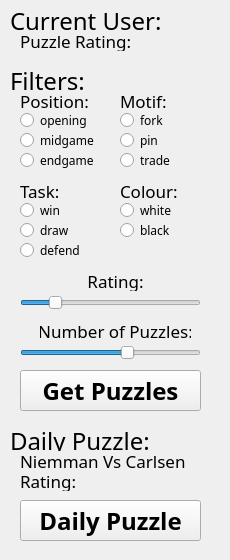
<?xml version="1.0" encoding="UTF-8"?>
<ui version="4.0">
 <class>Form</class>
 <widget class="QWidget" name="Form">
  <property name="geometry">
   <rect>
    <x>0</x>
    <y>0</y>
    <width>230</width>
    <height>560</height>
   </rect>
  </property>
  <property name="windowTitle">
   <string>Form</string>
  </property>
  <widget class="QLabel" name="currentUserLabel">
   <property name="geometry">
    <rect>
     <x>10</x>
     <y>10</y>
     <width>201</width>
     <height>21</height>
    </rect>
   </property>
   <property name="font">
    <font>
     <family>Fira Code</family>
     <pointsize>18</pointsize>
     <bold>false</bold>
    </font>
   </property>
   <property name="text">
    <string>Current User:</string>
   </property>
  </widget>
  <widget class="QLabel" name="currentUserPuzzleRatingLabel">
   <property name="geometry">
    <rect>
     <x>20</x>
     <y>30</y>
     <width>191</width>
     <height>21</height>
    </rect>
   </property>
   <property name="font">
    <font>
     <family>Fira Code</family>
     <pointsize>13</pointsize>
     <bold>false</bold>
    </font>
   </property>
   <property name="text">
    <string>Puzzle Rating:</string>
   </property>
  </widget>
  <widget class="QLabel" name="filtersLabel">
   <property name="geometry">
    <rect>
     <x>10</x>
     <y>70</y>
     <width>201</width>
     <height>21</height>
    </rect>
   </property>
   <property name="font">
    <font>
     <family>Fira Code</family>
     <pointsize>18</pointsize>
     <bold>false</bold>
    </font>
   </property>
   <property name="text">
    <string>Filters:</string>
   </property>
  </widget>
  <widget class="QRadioButton" name="openingRadioButton">
   <property name="geometry">
    <rect>
     <x>20</x>
     <y>110</y>
     <width>99</width>
     <height>20</height>
    </rect>
   </property>
   <property name="font">
    <font>
     <family>Fira Code</family>
    </font>
   </property>
   <property name="text">
    <string>opening</string>
   </property>
  </widget>
  <widget class="QRadioButton" name="midgameRadioButton">
   <property name="geometry">
    <rect>
     <x>20</x>
     <y>130</y>
     <width>99</width>
     <height>20</height>
    </rect>
   </property>
   <property name="font">
    <font>
     <family>Fira Code</family>
    </font>
   </property>
   <property name="text">
    <string>midgame</string>
   </property>
  </widget>
  <widget class="QRadioButton" name="endgameRadioButton">
   <property name="geometry">
    <rect>
     <x>20</x>
     <y>150</y>
     <width>99</width>
     <height>20</height>
    </rect>
   </property>
   <property name="font">
    <font>
     <family>Fira Code</family>
    </font>
   </property>
   <property name="text">
    <string>endgame</string>
   </property>
  </widget>
  <widget class="QRadioButton" name="forkRadioButton">
   <property name="geometry">
    <rect>
     <x>120</x>
     <y>110</y>
     <width>91</width>
     <height>20</height>
    </rect>
   </property>
   <property name="font">
    <font>
     <family>Fira Code</family>
    </font>
   </property>
   <property name="text">
    <string>fork</string>
   </property>
  </widget>
  <widget class="QRadioButton" name="pinRadio">
   <property name="geometry">
    <rect>
     <x>120</x>
     <y>130</y>
     <width>91</width>
     <height>20</height>
    </rect>
   </property>
   <property name="font">
    <font>
     <family>Fira Code</family>
    </font>
   </property>
   <property name="text">
    <string>pin</string>
   </property>
  </widget>
  <widget class="QLabel" name="positionLabel">
   <property name="geometry">
    <rect>
     <x>20</x>
     <y>90</y>
     <width>71</width>
     <height>21</height>
    </rect>
   </property>
   <property name="font">
    <font>
     <family>Fira Code</family>
     <pointsize>13</pointsize>
     <bold>false</bold>
    </font>
   </property>
   <property name="text">
    <string>Position:</string>
   </property>
  </widget>
  <widget class="QLabel" name="motifLabel">
   <property name="geometry">
    <rect>
     <x>120</x>
     <y>90</y>
     <width>71</width>
     <height>21</height>
    </rect>
   </property>
   <property name="font">
    <font>
     <family>Fira Code</family>
     <pointsize>13</pointsize>
     <bold>false</bold>
    </font>
   </property>
   <property name="text">
    <string>Motif:</string>
   </property>
  </widget>
  <widget class="QRadioButton" name="tradeLabel">
   <property name="geometry">
    <rect>
     <x>120</x>
     <y>150</y>
     <width>91</width>
     <height>20</height>
    </rect>
   </property>
   <property name="font">
    <font>
     <family>Fira Code</family>
    </font>
   </property>
   <property name="text">
    <string>trade</string>
   </property>
  </widget>
  <widget class="QLabel" name="taskLabel">
   <property name="geometry">
    <rect>
     <x>20</x>
     <y>180</y>
     <width>71</width>
     <height>21</height>
    </rect>
   </property>
   <property name="font">
    <font>
     <family>Fira Code</family>
     <pointsize>13</pointsize>
     <bold>false</bold>
    </font>
   </property>
   <property name="text">
    <string>Task:</string>
   </property>
  </widget>
  <widget class="QRadioButton" name="winRadioButton">
   <property name="geometry">
    <rect>
     <x>20</x>
     <y>200</y>
     <width>99</width>
     <height>20</height>
    </rect>
   </property>
   <property name="font">
    <font>
     <family>Fira Code</family>
    </font>
   </property>
   <property name="text">
    <string>win</string>
   </property>
  </widget>
  <widget class="QRadioButton" name="drawRadioButton">
   <property name="geometry">
    <rect>
     <x>20</x>
     <y>220</y>
     <width>99</width>
     <height>20</height>
    </rect>
   </property>
   <property name="font">
    <font>
     <family>Fira Code</family>
    </font>
   </property>
   <property name="text">
    <string>draw</string>
   </property>
  </widget>
  <widget class="QRadioButton" name="defendRadioButton">
   <property name="geometry">
    <rect>
     <x>20</x>
     <y>240</y>
     <width>99</width>
     <height>20</height>
    </rect>
   </property>
   <property name="font">
    <font>
     <family>Fira Code</family>
    </font>
   </property>
   <property name="text">
    <string>defend</string>
   </property>
  </widget>
  <widget class="QLabel" name="colourLabel">
   <property name="geometry">
    <rect>
     <x>120</x>
     <y>180</y>
     <width>71</width>
     <height>21</height>
    </rect>
   </property>
   <property name="font">
    <font>
     <family>Fira Code</family>
     <pointsize>13</pointsize>
     <bold>false</bold>
    </font>
   </property>
   <property name="text">
    <string>Colour:</string>
   </property>
  </widget>
  <widget class="QRadioButton" name="whiteRadioButton">
   <property name="geometry">
    <rect>
     <x>120</x>
     <y>200</y>
     <width>99</width>
     <height>20</height>
    </rect>
   </property>
   <property name="font">
    <font>
     <family>Fira Code</family>
    </font>
   </property>
   <property name="text">
    <string>white</string>
   </property>
  </widget>
  <widget class="QRadioButton" name="blackRadioButton">
   <property name="geometry">
    <rect>
     <x>120</x>
     <y>220</y>
     <width>99</width>
     <height>20</height>
    </rect>
   </property>
   <property name="font">
    <font>
     <family>Fira Code</family>
    </font>
   </property>
   <property name="text">
    <string>black</string>
   </property>
  </widget>
  <widget class="QSlider" name="ratingSlider">
   <property name="geometry">
    <rect>
     <x>20</x>
     <y>290</y>
     <width>181</width>
     <height>25</height>
    </rect>
   </property>
   <property name="font">
    <font>
     <family>Fira Code</family>
    </font>
   </property>
   <property name="minimum">
    <number>400</number>
   </property>
   <property name="maximum">
    <number>2800</number>
   </property>
   <property name="sliderPosition">
    <number>800</number>
   </property>
   <property name="orientation">
    <enum>Qt::Horizontal</enum>
   </property>
   <property name="invertedAppearance">
    <bool>false</bool>
   </property>
   <property name="tickInterval">
    <number>0</number>
   </property>
  </widget>
  <widget class="QLabel" name="ratingLabel">
   <property name="geometry">
    <rect>
     <x>70</x>
     <y>270</y>
     <width>91</width>
     <height>21</height>
    </rect>
   </property>
   <property name="font">
    <font>
     <family>Fira Code</family>
     <pointsize>13</pointsize>
     <bold>false</bold>
    </font>
   </property>
   <property name="text">
    <string>Rating:</string>
   </property>
   <property name="alignment">
    <set>Qt::AlignCenter</set>
   </property>
  </widget>
  <widget class="QSlider" name="horizontalSlider_2">
   <property name="geometry">
    <rect>
     <x>20</x>
     <y>340</y>
     <width>181</width>
     <height>25</height>
    </rect>
   </property>
   <property name="font">
    <font>
     <family>Fira Code</family>
    </font>
   </property>
   <property name="minimum">
    <number>0</number>
   </property>
   <property name="maximum">
    <number>5</number>
   </property>
   <property name="value">
    <number>3</number>
   </property>
   <property name="sliderPosition">
    <number>3</number>
   </property>
   <property name="orientation">
    <enum>Qt::Horizontal</enum>
   </property>
   <property name="invertedAppearance">
    <bool>false</bool>
   </property>
   <property name="tickInterval">
    <number>0</number>
   </property>
  </widget>
  <widget class="QLabel" name="numOfPuzzlesSlider">
   <property name="geometry">
    <rect>
     <x>40</x>
     <y>320</y>
     <width>151</width>
     <height>21</height>
    </rect>
   </property>
   <property name="font">
    <font>
     <family>Fira Code</family>
     <pointsize>13</pointsize>
     <bold>false</bold>
    </font>
   </property>
   <property name="text">
    <string>Number of Puzzles:</string>
   </property>
   <property name="alignment">
    <set>Qt::AlignCenter</set>
   </property>
  </widget>
  <widget class="QPushButton" name="getPuzzlesButton">
   <property name="geometry">
    <rect>
     <x>20</x>
     <y>370</y>
     <width>181</width>
     <height>41</height>
    </rect>
   </property>
   <property name="font">
    <font>
     <family>Fira Code</family>
     <pointsize>18</pointsize>
     <bold>true</bold>
    </font>
   </property>
   <property name="text">
    <string>Get Puzzles</string>
   </property>
  </widget>
  <widget class="QLabel" name="dailyPuzzleLabel">
   <property name="geometry">
    <rect>
     <x>10</x>
     <y>430</y>
     <width>201</width>
     <height>21</height>
    </rect>
   </property>
   <property name="font">
    <font>
     <family>Fira Code</family>
     <pointsize>18</pointsize>
     <bold>false</bold>
    </font>
   </property>
   <property name="text">
    <string>Daily Puzzle:</string>
   </property>
  </widget>
  <widget class="QLabel" name="matchupLabel">
   <property name="geometry">
    <rect>
     <x>20</x>
     <y>450</y>
     <width>191</width>
     <height>21</height>
    </rect>
   </property>
   <property name="font">
    <font>
     <family>Fira Code</family>
     <pointsize>13</pointsize>
     <bold>false</bold>
    </font>
   </property>
   <property name="text">
    <string>Niemman Vs Carlsen</string>
   </property>
  </widget>
  <widget class="QLabel" name="dailyRatingLabel">
   <property name="geometry">
    <rect>
     <x>20</x>
     <y>470</y>
     <width>191</width>
     <height>21</height>
    </rect>
   </property>
   <property name="font">
    <font>
     <family>Fira Code</family>
     <pointsize>13</pointsize>
     <bold>false</bold>
    </font>
   </property>
   <property name="text">
    <string>Rating:</string>
   </property>
  </widget>
  <widget class="QPushButton" name="dailyPuzzleButton">
   <property name="geometry">
    <rect>
     <x>20</x>
     <y>500</y>
     <width>181</width>
     <height>41</height>
    </rect>
   </property>
   <property name="font">
    <font>
     <family>Fira Code</family>
     <pointsize>18</pointsize>
     <bold>true</bold>
    </font>
   </property>
   <property name="text">
    <string>Daily Puzzle</string>
   </property>
  </widget>
 </widget>
 <resources/>
 <connections/>
</ui>
